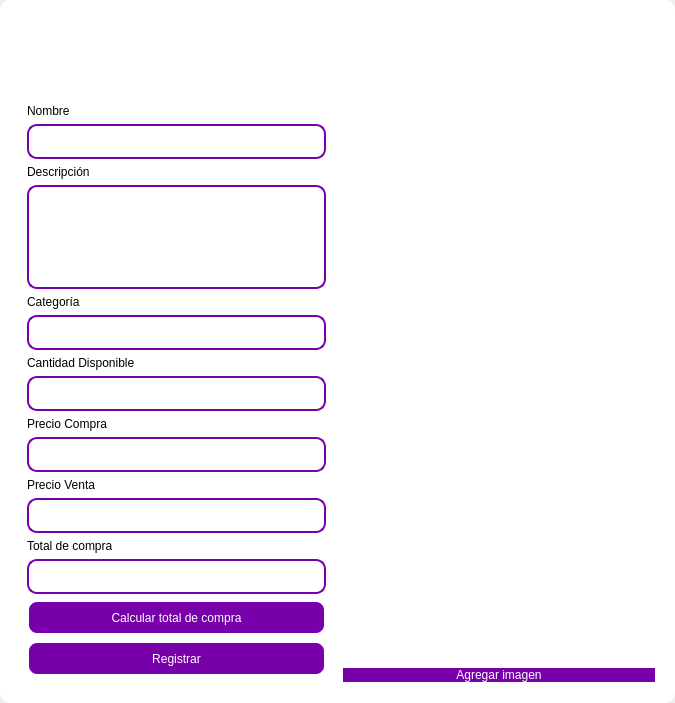
<?xml version="1.0" encoding="UTF-8"?>
<ui version="4.0">
 <class>MainWindow</class>
 <widget class="QMainWindow" name="MainWindow">
  <property name="geometry">
   <rect>
    <x>0</x>
    <y>0</y>
    <width>675</width>
    <height>703</height>
   </rect>
  </property>
  <property name="windowTitle">
   <string>MainWindow</string>
  </property>
  <property name="styleSheet">
   <string notr="true"/>
  </property>
  <widget class="QWidget" name="centralwidget">
   <property name="styleSheet">
    <string notr="true"/>
   </property>
   <layout class="QVBoxLayout" name="verticalLayout">
    <property name="spacing">
     <number>0</number>
    </property>
    <property name="leftMargin">
     <number>0</number>
    </property>
    <property name="topMargin">
     <number>0</number>
    </property>
    <property name="rightMargin">
     <number>0</number>
    </property>
    <property name="bottomMargin">
     <number>0</number>
    </property>
    <item>
     <widget class="QFrame" name="frame">
      <property name="enabled">
       <bool>true</bool>
      </property>
      <property name="styleSheet">
       <string notr="true">QFrame {
	border-radius:10px;
	background-color: rgb(255, 255, 255);
 }
</string>
      </property>
      <property name="frameShape">
       <enum>QFrame::StyledPanel</enum>
      </property>
      <property name="frameShadow">
       <enum>QFrame::Raised</enum>
      </property>
      <layout class="QVBoxLayout" name="verticalLayout_2">
       <item>
        <widget class="QFrame" name="frame_superior">
         <property name="minimumSize">
          <size>
           <width>0</width>
           <height>40</height>
          </size>
         </property>
         <property name="maximumSize">
          <size>
           <width>16777215</width>
           <height>40</height>
          </size>
         </property>
         <property name="styleSheet">
          <string notr="true">QPushButton{
border-radius:18px;
}

QPushButton:hover{
	background-color: rgb(0, 0, 0);
}
</string>
         </property>
         <property name="frameShape">
          <enum>QFrame::StyledPanel</enum>
         </property>
         <property name="frameShadow">
          <enum>QFrame::Raised</enum>
         </property>
         <layout class="QHBoxLayout" name="horizontalLayout_3">
          <property name="spacing">
           <number>4</number>
          </property>
          <property name="leftMargin">
           <number>0</number>
          </property>
          <property name="topMargin">
           <number>0</number>
          </property>
          <property name="rightMargin">
           <number>0</number>
          </property>
          <property name="bottomMargin">
           <number>0</number>
          </property>
          <item>
           <widget class="QPushButton" name="btn_icon">
            <property name="text">
             <string/>
            </property>
            <property name="iconSize">
             <size>
              <width>40</width>
              <height>40</height>
             </size>
            </property>
           </widget>
          </item>
          <item>
           <spacer name="horizontalSpacer_2">
            <property name="orientation">
             <enum>Qt::Horizontal</enum>
            </property>
            <property name="sizeHint" stdset="0">
             <size>
              <width>443</width>
              <height>20</height>
             </size>
            </property>
           </spacer>
          </item>
          <item>
           <widget class="QPushButton" name="bt_minimizar">
            <property name="minimumSize">
             <size>
              <width>38</width>
              <height>38</height>
             </size>
            </property>
            <property name="maximumSize">
             <size>
              <width>38</width>
              <height>38</height>
             </size>
            </property>
            <property name="cursor">
             <cursorShape>PointingHandCursor</cursorShape>
            </property>
            <property name="text">
             <string/>
            </property>
            <property name="icon">
             <iconset>
              <normaloff>image/minus.svg</normaloff>image/minus.svg</iconset>
            </property>
            <property name="iconSize">
             <size>
              <width>38</width>
              <height>38</height>
             </size>
            </property>
           </widget>
          </item>
          <item>
           <widget class="QPushButton" name="bt_maximizar">
            <property name="minimumSize">
             <size>
              <width>38</width>
              <height>38</height>
             </size>
            </property>
            <property name="maximumSize">
             <size>
              <width>38</width>
              <height>38</height>
             </size>
            </property>
            <property name="cursor">
             <cursorShape>PointingHandCursor</cursorShape>
            </property>
            <property name="text">
             <string/>
            </property>
            <property name="icon">
             <iconset>
              <normaloff>image/chevron-up.svg</normaloff>image/chevron-up.svg</iconset>
            </property>
            <property name="iconSize">
             <size>
              <width>38</width>
              <height>38</height>
             </size>
            </property>
           </widget>
          </item>
          <item>
           <widget class="QPushButton" name="bt_restaurar">
            <property name="minimumSize">
             <size>
              <width>38</width>
              <height>38</height>
             </size>
            </property>
            <property name="maximumSize">
             <size>
              <width>38</width>
              <height>38</height>
             </size>
            </property>
            <property name="cursor">
             <cursorShape>PointingHandCursor</cursorShape>
            </property>
            <property name="text">
             <string/>
            </property>
            <property name="icon">
             <iconset>
              <normaloff>image/chevron-down.svg</normaloff>image/chevron-down.svg</iconset>
            </property>
            <property name="iconSize">
             <size>
              <width>38</width>
              <height>38</height>
             </size>
            </property>
           </widget>
          </item>
          <item>
           <widget class="QPushButton" name="bt_cerrar">
            <property name="minimumSize">
             <size>
              <width>38</width>
              <height>38</height>
             </size>
            </property>
            <property name="maximumSize">
             <size>
              <width>38</width>
              <height>38</height>
             </size>
            </property>
            <property name="cursor">
             <cursorShape>PointingHandCursor</cursorShape>
            </property>
            <property name="text">
             <string/>
            </property>
            <property name="icon">
             <iconset>
              <normaloff>image/x.svg</normaloff>image/x.svg</iconset>
            </property>
            <property name="iconSize">
             <size>
              <width>38</width>
              <height>38</height>
             </size>
            </property>
           </widget>
          </item>
         </layout>
        </widget>
       </item>
       <item>
        <widget class="QFrame" name="frame_3">
         <property name="minimumSize">
          <size>
           <width>0</width>
           <height>0</height>
          </size>
         </property>
         <property name="maximumSize">
          <size>
           <width>16777215</width>
           <height>16777215</height>
          </size>
         </property>
         <property name="styleSheet">
          <string notr="true">QLabel {
	color: rgb(255, 255, 254);
	font: 12pt &quot;Arial&quot;;
	background-color: rgba(0, 0, 0,0);
}

QTextEdit{
background-color: rgba(0, 0, 0,0);
border-radius:10px; 
font: 12pt &quot;Arial&quot;;
color: rgb(255, 255, 254);
border: 2px solid  rgb(255, 255, 255);

}

QTextEdit:hover{
background-color: rgba(0, 0, 0,0);
border-radius:10px; 
font: 12pt &quot;Arial&quot;;
border: 2px solid  rgb(120, 0, 171);
}

QTextEdit:focus{
background-color: rgb(0, 0, 0);
border-radius:10px; 
font: 12pt &quot;Arial&quot;;
border: 2px solid rgb(120, 0, 171);
}

QLineEdit{
background-color: rgba(0, 0, 0,0);
border-radius:10px; 
font: 12pt &quot;Arial&quot;;
color: rgb(255, 255, 254);
border: 2px solid  rgb(255, 255, 255);

}

QLineEdit:hover{
background-color: rgba(0, 0, 0,0);
border-radius:10px; 
font: 12pt &quot;Arial&quot;;
border: 2px solid  rgb(120, 0, 171);
}

QLineEdit:focus{
background-color: rgb(0, 0, 0);
border-radius:10px; 
font: 12pt &quot;Arial&quot;;
border: 2px solid rgb(120, 0, 171);
}

QCheckBox{
	font: 12pt &quot;Arial&quot;;
	color: rgb(255, 255, 255);
}

QCheckBox::indicator {
    width: 18px;
    height:18px;
}

QCheckBox::indicator:unchecked {
   background-image: url(image/square.svg);
}

QCheckBox::indicator:checked {
   background-image: url(image/check-square.svg);
}

QPushButton{
border-radius:10px; 
font: 12pt &quot;Arial&quot;;
color: rgb(255, 255, 254);
border: 2px solid #ffffff;
	background-color: rgb(120, 0, 171);
}

QPushButton:hover{
border-radius:10px; 
font: 12pt &quot;Arial&quot;;
color: rgb(255, 255, 255);
border: 2px solid rgb(120, 0, 171);
	background-color: rgb(120, 0, 171);
}
</string>
         </property>
         <property name="frameShape">
          <enum>QFrame::StyledPanel</enum>
         </property>
         <property name="frameShadow">
          <enum>QFrame::Raised</enum>
         </property>
         <layout class="QHBoxLayout" name="horizontalLayout_4">
          <item>
           <layout class="QVBoxLayout" name="verticalLayout_4">
            <property name="rightMargin">
             <number>0</number>
            </property>
            <property name="bottomMargin">
             <number>0</number>
            </property>
            <item>
             <widget class="QLabel" name="label_3">
              <property name="minimumSize">
               <size>
                <width>100</width>
                <height>25</height>
               </size>
              </property>
              <property name="styleSheet">
               <string notr="true">font-size: 30px;
color: rgb(255, 255, 255);</string>
              </property>
              <property name="text">
               <string>Registrar Producto</string>
              </property>
              <property name="alignment">
               <set>Qt::AlignCenter</set>
              </property>
             </widget>
            </item>
            <item>
             <widget class="QFrame" name="frame_4">
              <property name="maximumSize">
               <size>
                <width>400</width>
                <height>700</height>
               </size>
              </property>
              <property name="styleSheet">
               <string notr="true">QLabel {
	color: rgb(0, 0, 0);
	font: 12pt &quot;Arial&quot;;
	background-color: rgba(0, 0, 0,0);
}

QTextEdit{
background-color: rgba(0, 0, 0,0);
border-radius:10px; 
font: 12pt &quot;Arial&quot;;
	color: rgb(0, 0, 0);
border: 2px solid  rgb(255, 255, 255);
border: 2px solid  rgb(120, 0, 171);


}

QTextEdit:hover{
background-color: rgba(0, 0, 0,0);
border-radius:10px; 
font: 12pt &quot;Arial&quot;;
border: 2px solid  rgb(120, 0, 171);
}

QTextEdit:focus{
background-color: rgb(0, 0, 0);
border-radius:10px; 
font: 12pt &quot;Arial&quot;;
border: 2px solid rgb(120, 0, 171);
}

QLineEdit{
background-color: rgba(0, 0, 0,0);
border-radius:10px; 
font: 12pt &quot;Arial&quot;;
color: rgb(255, 255, 254);
border: 2px solid  rgb(120, 0, 171);


}

QLineEdit:hover{
background-color: rgba(0, 0, 0,0);
border-radius:10px; 
font: 12pt &quot;Arial&quot;;
border: 2px solid  rgb(120, 0, 171);
}

QLineEdit:focus{
background-color: rgb(0, 0, 0);
border-radius:10px; 
font: 12pt &quot;Arial&quot;;
border: 2px solid rgb(120, 0, 171);
}

QCheckBox{
	font: 12pt &quot;Arial&quot;;
	color: rgb(255, 255, 255);
}

QCheckBox::indicator {
    width: 18px;
    height:18px;
}

QCheckBox::indicator:unchecked {
   background-image: url(image/square.svg);
}

QCheckBox::indicator:checked {
   background-image: url(image/check-square.svg);
}

QPushButton{
border-radius:10px; 
font: 12pt &quot;Arial&quot;;
color: rgb(255, 255, 254);
background-color: rgb(120, 0, 171);
}

QPushButton:hover{
border-radius:10px; 
font: 12pt &quot;Arial&quot;;
color: rgb(255, 255, 255);
border: 2px solid rgb(120, 0, 171);
	background-color: rgb(120, 0, 171);
}
</string>
              </property>
              <property name="frameShape">
               <enum>QFrame::StyledPanel</enum>
              </property>
              <property name="frameShadow">
               <enum>QFrame::Raised</enum>
              </property>
              <layout class="QVBoxLayout" name="verticalLayout_3">
               <property name="leftMargin">
                <number>9</number>
               </property>
               <property name="topMargin">
                <number>9</number>
               </property>
               <property name="rightMargin">
                <number>9</number>
               </property>
               <property name="bottomMargin">
                <number>9</number>
               </property>
               <item>
                <spacer name="verticalSpacer_3">
                 <property name="orientation">
                  <enum>Qt::Vertical</enum>
                 </property>
                 <property name="sizeHint" stdset="0">
                  <size>
                   <width>20</width>
                   <height>40</height>
                  </size>
                 </property>
                </spacer>
               </item>
               <item>
                <widget class="QLabel" name="label_4">
                 <property name="text">
                  <string>Nombre</string>
                 </property>
                </widget>
               </item>
               <item>
                <widget class="QLineEdit" name="nametxt">
                 <property name="minimumSize">
                  <size>
                   <width>0</width>
                   <height>35</height>
                  </size>
                 </property>
                 <property name="text">
                  <string/>
                 </property>
                </widget>
               </item>
               <item>
                <spacer name="verticalSpacer_4">
                 <property name="orientation">
                  <enum>Qt::Vertical</enum>
                 </property>
                 <property name="sizeHint" stdset="0">
                  <size>
                   <width>20</width>
                   <height>40</height>
                  </size>
                 </property>
                </spacer>
               </item>
               <item>
                <widget class="QLabel" name="label_8">
                 <property name="text">
                  <string>Descripción</string>
                 </property>
                </widget>
               </item>
               <item>
                <widget class="QTextEdit" name="descriptiontxt">
                 <property name="minimumSize">
                  <size>
                   <width>0</width>
                   <height>40</height>
                  </size>
                 </property>
                </widget>
               </item>
               <item>
                <widget class="QLabel" name="label_5">
                 <property name="text">
                  <string>Categoría</string>
                 </property>
                </widget>
               </item>
               <item>
                <widget class="QLineEdit" name="categorytxt">
                 <property name="minimumSize">
                  <size>
                   <width>0</width>
                   <height>35</height>
                  </size>
                 </property>
                 <property name="maximumSize">
                  <size>
                   <width>16777215</width>
                   <height>16777215</height>
                  </size>
                 </property>
                 <property name="echoMode">
                  <enum>QLineEdit::Normal</enum>
                 </property>
                </widget>
               </item>
               <item>
                <spacer name="verticalSpacer_5">
                 <property name="orientation">
                  <enum>Qt::Vertical</enum>
                 </property>
                 <property name="sizeHint" stdset="0">
                  <size>
                   <width>20</width>
                   <height>40</height>
                  </size>
                 </property>
                </spacer>
               </item>
               <item>
                <widget class="QLabel" name="label">
                 <property name="text">
                  <string>Cantidad Disponible</string>
                 </property>
                </widget>
               </item>
               <item>
                <widget class="QLineEdit" name="stocktxt">
                 <property name="minimumSize">
                  <size>
                   <width>0</width>
                   <height>35</height>
                  </size>
                 </property>
                </widget>
               </item>
               <item>
                <widget class="QLabel" name="label_2">
                 <property name="text">
                  <string>Precio Compra</string>
                 </property>
                </widget>
               </item>
               <item>
                <spacer name="verticalSpacer_6">
                 <property name="orientation">
                  <enum>Qt::Vertical</enum>
                 </property>
                 <property name="sizeHint" stdset="0">
                  <size>
                   <width>20</width>
                   <height>40</height>
                  </size>
                 </property>
                </spacer>
               </item>
               <item>
                <widget class="QLineEdit" name="pricepurchtxt">
                 <property name="minimumSize">
                  <size>
                   <width>0</width>
                   <height>35</height>
                  </size>
                 </property>
                </widget>
               </item>
               <item>
                <spacer name="verticalSpacer_10">
                 <property name="orientation">
                  <enum>Qt::Vertical</enum>
                 </property>
                 <property name="sizeHint" stdset="0">
                  <size>
                   <width>20</width>
                   <height>40</height>
                  </size>
                 </property>
                </spacer>
               </item>
               <item>
                <widget class="QLabel" name="label_6">
                 <property name="text">
                  <string>Precio Venta</string>
                 </property>
                </widget>
               </item>
               <item>
                <widget class="QLineEdit" name="pricesaletxt">
                 <property name="minimumSize">
                  <size>
                   <width>0</width>
                   <height>35</height>
                  </size>
                 </property>
                </widget>
               </item>
               <item>
                <widget class="QLabel" name="label_7">
                 <property name="text">
                  <string>Total de compra</string>
                 </property>
                </widget>
               </item>
               <item>
                <widget class="QLineEdit" name="totaltxt">
                 <property name="enabled">
                  <bool>false</bool>
                 </property>
                 <property name="minimumSize">
                  <size>
                   <width>0</width>
                   <height>35</height>
                  </size>
                 </property>
                </widget>
               </item>
               <item>
                <widget class="QPushButton" name="btn_calculate_total">
                 <property name="minimumSize">
                  <size>
                   <width>0</width>
                   <height>35</height>
                  </size>
                 </property>
                 <property name="text">
                  <string>Calcular total de compra</string>
                 </property>
                </widget>
               </item>
               <item>
                <spacer name="verticalSpacer_9">
                 <property name="orientation">
                  <enum>Qt::Vertical</enum>
                 </property>
                 <property name="sizeHint" stdset="0">
                  <size>
                   <width>20</width>
                   <height>50</height>
                  </size>
                 </property>
                </spacer>
               </item>
               <item>
                <widget class="QPushButton" name="btn_add">
                 <property name="minimumSize">
                  <size>
                   <width>0</width>
                   <height>35</height>
                  </size>
                 </property>
                 <property name="cursor">
                  <cursorShape>PointingHandCursor</cursorShape>
                 </property>
                 <property name="text">
                  <string>Registrar</string>
                 </property>
                </widget>
               </item>
               <item>
                <spacer name="verticalSpacer_7">
                 <property name="orientation">
                  <enum>Qt::Vertical</enum>
                 </property>
                 <property name="sizeHint" stdset="0">
                  <size>
                   <width>20</width>
                   <height>40</height>
                  </size>
                 </property>
                </spacer>
               </item>
               <item>
                <spacer name="verticalSpacer_8">
                 <property name="orientation">
                  <enum>Qt::Vertical</enum>
                 </property>
                 <property name="sizeHint" stdset="0">
                  <size>
                   <width>20</width>
                   <height>40</height>
                  </size>
                 </property>
                </spacer>
               </item>
              </layout>
             </widget>
            </item>
           </layout>
          </item>
          <item>
           <layout class="QVBoxLayout" name="verticalLayout_5">
            <property name="spacing">
             <number>50</number>
            </property>
            <property name="bottomMargin">
             <number>1</number>
            </property>
            <item>
             <widget class="QLabel" name="label_9">
              <property name="maximumSize">
               <size>
                <width>16777215</width>
                <height>100</height>
               </size>
              </property>
              <property name="styleSheet">
               <string notr="true">font-size: 30px;
color: rgb(255, 255, 255);</string>
              </property>
              <property name="locale">
               <locale language="Spanish" country="Chile"/>
              </property>
              <property name="text">
               <string>Agregar imagen</string>
              </property>
              <property name="alignment">
               <set>Qt::AlignCenter</set>
              </property>
             </widget>
            </item>
            <item>
             <layout class="QHBoxLayout" name="horizontalLayout">
              <property name="spacing">
               <number>20</number>
              </property>
              <property name="rightMargin">
               <number>0</number>
              </property>
              <item>
               <spacer name="horizontalSpacer_3">
                <property name="orientation">
                 <enum>Qt::Vertical</enum>
                </property>
                <property name="sizeHint" stdset="0">
                 <size>
                  <width>20</width>
                  <height>20</height>
                 </size>
                </property>
               </spacer>
              </item>
              <item>
               <widget class="QLabel" name="image_label">
                <property name="minimumSize">
                 <size>
                  <width>0</width>
                  <height>0</height>
                 </size>
                </property>
                <property name="maximumSize">
                 <size>
                  <width>100</width>
                  <height>100</height>
                 </size>
                </property>
                <property name="frameShape">
                 <enum>QFrame::NoFrame</enum>
                </property>
                <property name="text">
                 <string/>
                </property>
                <property name="alignment">
                 <set>Qt::AlignCenter</set>
                </property>
               </widget>
              </item>
              <item>
               <spacer name="horizontalSpacer">
                <property name="orientation">
                 <enum>Qt::Vertical</enum>
                </property>
                <property name="sizeHint" stdset="0">
                 <size>
                  <width>20</width>
                  <height>20</height>
                 </size>
                </property>
               </spacer>
              </item>
             </layout>
            </item>
            <item>
             <widget class="QLineEdit" name="imagetxt">
              <property name="enabled">
               <bool>false</bool>
              </property>
              <property name="minimumSize">
               <size>
                <width>0</width>
                <height>14</height>
               </size>
              </property>
              <property name="maximumSize">
               <size>
                <width>16777215</width>
                <height>35</height>
               </size>
              </property>
             </widget>
            </item>
            <item>
             <widget class="QPushButton" name="btn_add_image">
              <property name="cursor">
               <cursorShape>PointingHandCursor</cursorShape>
              </property>
              <property name="text">
               <string>Agregar imagen</string>
              </property>
             </widget>
            </item>
           </layout>
          </item>
         </layout>
        </widget>
       </item>
      </layout>
     </widget>
    </item>
   </layout>
  </widget>
 </widget>
 <resources/>
 <connections/>
</ui>
